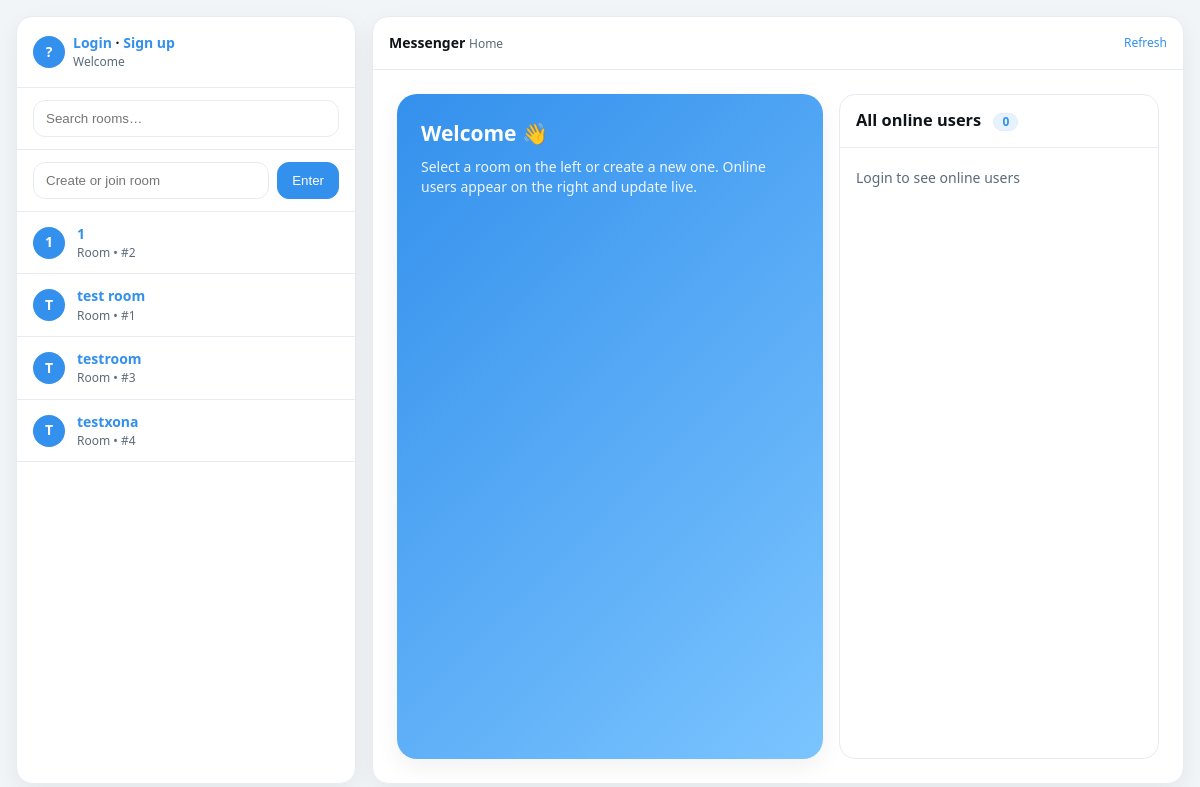
/, run on an earlier commit of the app's database.
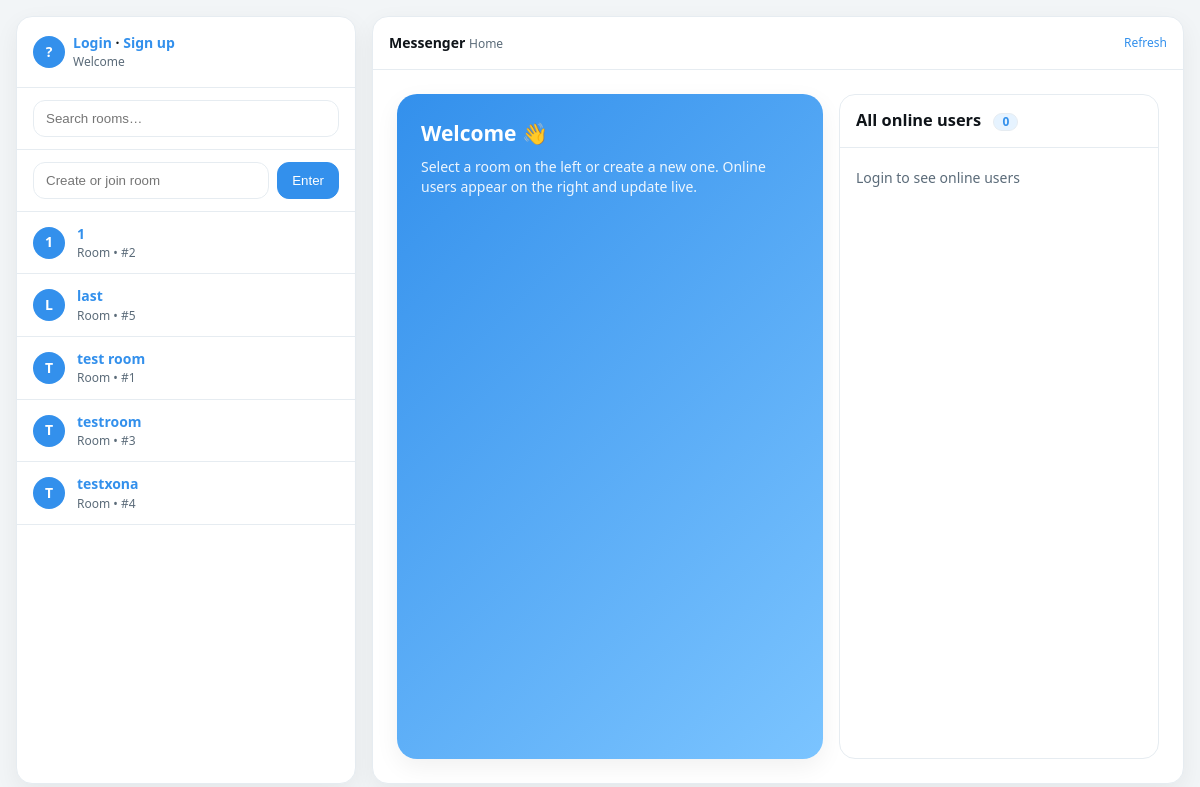
And on a later commit of the database.
### chat/models.py (models this page shows, shortened)
class Room(models.Model):
    name = models.CharField(max_length=255, unique=True)
    current_users = models.ManyToManyField("User", related_name="current_rooms", blank=True, through="RoomMembership")

### chat/views.py (the view)
# urls.py: path("", views.index, name="index"),
def index(request):
    if request.method == "POST":
        name = request.POST.get("name", "").strip()
        if name:
            room, _ = Room.objects.get_or_create(name=name)
            return HttpResponseRedirect(reverse("room", args=[room.pk]))
    rooms = Room.objects.all().order_by("name")
    return render(request, "chat/index.html", {"rooms": rooms})

### chat/templates/chat/index.html (shortened to what this page needs)
<!doctype html>
<html lang="en">
<head>
</head>
<body>
  <div class="app">
    <aside class="sidebar">
      <div class="sb-head">
        {% if user.is_authenticated %}
          <div class="avatar">{{ user.username|slice:":1"|upper }}</div>
          <div>
            <div class="greet">Hello, {{ user.username }}</div>
            <div class="chip"><a href="{% url 'logout' %}">Logout</a></div>
          </div>
        {% else %}
          <div class="avatar">?</div>
          <div>
            <div class="greet"><a href="{% url 'login' %}">Login</a> · <a href="{% url 'signup' %}">Sign up</a></div>
            <div class="chip">Welcome</div>
          </div>
        {% endif %}
      </div>
      <div class="search">
        <input type="text" placeholder="Search rooms…" oninput="filterRooms(this.value)" />
      </div>
      <form class="room-form" method="post">{% csrf_token %}
        <input name="name" type="text" placeholder="Create or join room">
        <button class="btn" type="submit">Enter</button>
      </form>
      <ul class="rooms" id="room-list">
        {% for r in rooms %}
          <li>
            <a class="room-item" href="{% url 'room' r.pk %}">
              <div class="avatar" aria-hidden="true">{{ r.name|slice:":1"|upper }}</div>
              <div>
                <div class="rname">{{ r.name }}</div>
                <div class="chip">Room • #{{ r.pk }}</div>
              </div>
            </a>
          </li>
        {% empty %}
          <li><div class="room-item"><div class="chip">No rooms yet</div></div></li>
        {% endfor %}
      </ul>
    </aside>
    <main class="main">
      <div class="main-head">
        <div><strong>Messenger</strong> <span class="chip">Home</span></div>
        <div class="chip"><a href="{% url 'index' %}">Refresh</a></div>
      </div>
      <div class="main-body">
        <section class="hero">
          <h2>Welcome 👋</h2>
          <p>Select a room on the left or create a new one. Online users appear on the right and update live.</p>
        </section>
        <section class="panel">
          <h3>All online users <span class="badge" id="online-count">0</span></h3>
          <ul id="online-users"><li style="color:var(--muted); padding:12px 16px">Loading…</li></ul>
        </section>
      </div>
    </main>
  </div>
</body>
</html>

What changed in the data, as far as the page shows it:
added Room: name "L", name "last", pk "5"
